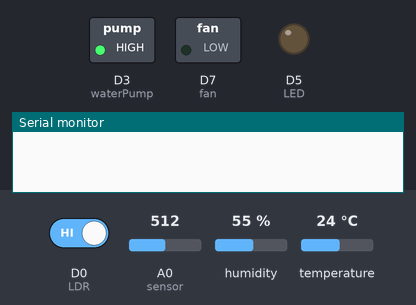
Bench run of a sketch on a simulated ESP8266 (NodeMCU). Parts: switched loads named in the sketch (green lamp = pin HIGH), output pins drawn as LEDs (lit = HIGH), the last lines printed to the serial monitor. Inputs (shaded band) come from the test bench; at power-on: A0 (sensor) = 512, temperature 24 °C, D0 (LDR) HIGH, humidity 55 %. WiFi joins after 1.5 s; servers stay silent unless stated.

Above: at 3.0 s.
3.1 s: A0 (sensor) set to 776
8.5 s: A0 (sensor) set to 809
At 13.5 s:
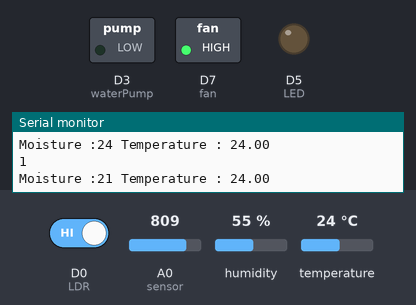
13.8 s: temperature set to 32 °C
19.6 s: temperature set to 35 °C
At 24.6 s:
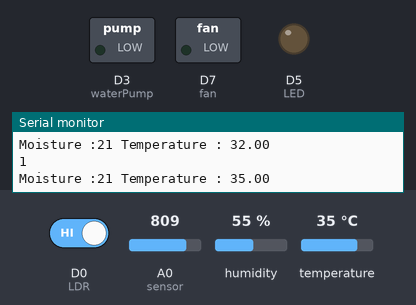
24.9 s: D0 (LDR) driven LOW
At 30.3 s:
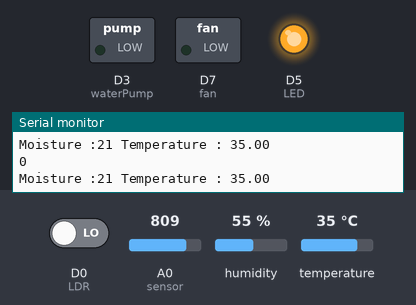
30.9 s: temperature set to 12 °C
At 34.3 s:
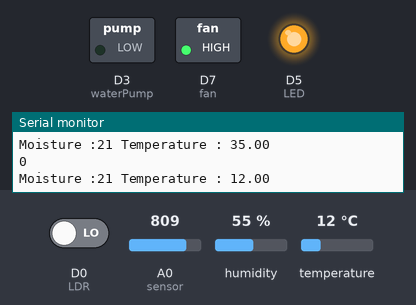
Timing chart, 0 to 35.8 s (numbered marks = the images above; inputs shaded):
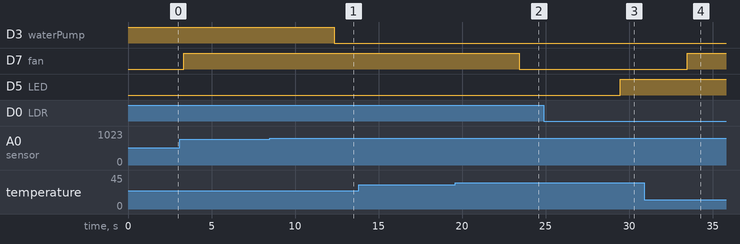

The sketch:

Green_house_monitoring.ino
```cpp
//Include the library files
//#include <LiquidCrystal_I2C.h>
#define BLYNK_TEMPLATE_ID "TMPL33D7wrmar"
#define BLYNK_TEMPLATE_NAME "Green House"
#define BLYNK_PRINT Serial
#include <ESP8266WiFi.h>
#include <BlynkSimpleEsp8266.h>
#include <DHT.h>


#define DHTPIN 2 //Connect Out pin to D4 in NODE MCU
#define DHTTYPE DHT11
DHT dht(DHTPIN, DHTTYPE);

//Initialize the LCD display
//LiquidCrystal_I2C lcd(0x27, 16, 2);

char auth[] = "z0UFKsg4_Wut4Ukec1BWB_rRSlfIz4TS";//Enter your Auth token
char ssid[] ="Pixel";//Enter your WIFI name
char pass[] = "Sunil@17";//Enter your WIFI password

BlynkTimer timer;
bool mode = 0;

//Define component pins
const int LDR = D0;
const int LED = D5;
#define sensor A0
#define waterPump D3
#define fan D7
void sendSensor()
{
  float h = dht.readHumidity();
  float t = dht.readTemperature(); // or dht.readTemperature(true) for Fahrenheit

  if (isnan(h) || isnan(t)) {
    Serial.println("Failed to read from DHT sensor!");
    return;
  }
  // You can send any value at any time.
  // Please don't send more that 10 values per second.
    Blynk.virtualWrite(V2, t);
    //Blynk.virtualWrite(V1, h);
    Serial.print("Temperature : ");
    Serial.println(t);
    if(t > 33)
   {
    digitalWrite(fan, LOW);
    Blynk.virtualWrite(V3, 1);
    delay(1000);
  }
  else
  {
    digitalWrite(fan, HIGH);
    Blynk.virtualWrite(V3, 0);
    delay(1000);
  }
}
void setup() {
  Serial.begin(9600);
  pinMode(waterPump, OUTPUT);
  pinMode(fan,OUTPUT);
  pinMode(LDR,  INPUT);
  pinMode(LED, OUTPUT);
  digitalWrite(waterPump, HIGH);

  Blynk.begin(auth, ssid, pass, "blynk.cloud", 80);
  dht.begin();

  //Call the function
  timer.setInterval(500L, soilMoistureSensor);
  timer.setInterval(500L, sendSensor);
  timer.setInterval(500L, LDRsensor);
}

//Get the soil moisture values
void soilMoistureSensor() {
  int value = analogRead(sensor);
  value = map(value, 0, 1024, 0, 100);
  value = (value - 100) * -1;

  Blynk.virtualWrite(V0, value);

 if(value > 22)
  {
    digitalWrite(waterPump, HIGH);
    Blynk.virtualWrite(V1, 0);
    delay(1000);
  }
  else
  {
    digitalWrite(waterPump, LOW);
    Blynk.virtualWrite(V1, 1);
    delay(1000);
  }
  Serial.print("Moisture :");
  Serial.print(value);
  Serial.print(" ");

}

void LDRsensor() {

  // put your main code here, to run repeatedly:
  if(digitalRead(LDR)==0) //NIGHT
  {
    digitalWrite(LED,HIGH);
    Blynk.virtualWrite(V4, 1);
    delay(2000);
    //igitalWrite(LED,LOW);
  }
  else
  {
    digitalWrite(LED,LOW);
    Blynk.virtualWrite(V4, 0);
    delay(2000);
  }
  Serial.println(digitalRead(LDR));
  delay(1000);
}

void loop() {
  Blynk.run();//Run the Blynk library
  timer.run();//Run the Blynk timer
}
```

Measured:
- the behaviour switches between 793 and 794 on A0 (sensor) (found by bisection; images 0 and 1)
- the behaviour switches between 33 and 34 °C on temperature (found by bisection; images 1 and 2)
- after the input at 8.5 s, D3 (waterPump): HIGH → LOW after 3.9 s
- after the input at 19.6 s, D7 (fan): HIGH → LOW after 3.8 s
- after the input at 24.9 s, D5 (LED): LOW → HIGH after 4.6 s
- after the input at 30.9 s, D7 (fan): LOW → HIGH after 2.6 s
